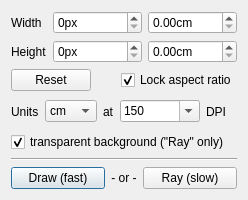
<?xml version="1.0" encoding="UTF-8"?>
<ui version="4.0">
 <class>Form</class>
 <widget class="QWidget" name="Form">
  <property name="geometry">
   <rect>
    <x>0</x>
    <y>0</y>
    <width>248</width>
    <height>200</height>
   </rect>
  </property>
  <property name="windowTitle">
   <string>Form</string>
  </property>
  <layout class="QVBoxLayout" name="verticalLayout_3">
   <item>
    <widget class="QStackedWidget" name="stack">
     <property name="sizePolicy">
      <sizepolicy hsizetype="Expanding" vsizetype="Expanding">
       <horstretch>0</horstretch>
       <verstretch>0</verstretch>
      </sizepolicy>
     </property>
     <property name="frameShadow">
      <enum>QFrame::Plain</enum>
     </property>
     <property name="currentIndex">
      <number>0</number>
     </property>
     <widget class="QWidget" name="page_1">
      <layout class="QVBoxLayout" name="verticalLayout">
       <property name="margin">
        <number>0</number>
       </property>
       <item>
        <layout class="QGridLayout" name="gridLayout">
         <item row="0" column="0">
          <widget class="QLabel" name="label">
           <property name="text">
            <string>Width</string>
           </property>
           <property name="buddy">
            <cstring>input_width</cstring>
           </property>
          </widget>
         </item>
         <item row="1" column="0">
          <widget class="QLabel" name="label_2">
           <property name="text">
            <string>Height</string>
           </property>
           <property name="buddy">
            <cstring>input_height</cstring>
           </property>
          </widget>
         </item>
         <item row="1" column="2">
          <widget class="QDoubleSpinBox" name="input_height_units">
           <property name="sizePolicy">
            <sizepolicy hsizetype="Expanding" vsizetype="Fixed">
             <horstretch>0</horstretch>
             <verstretch>0</verstretch>
            </sizepolicy>
           </property>
           <property name="suffix">
            <string notr="true">cm</string>
           </property>
           <property name="maximum">
            <double>999.000000000000000</double>
           </property>
          </widget>
         </item>
         <item row="0" column="2">
          <widget class="QDoubleSpinBox" name="input_width_units">
           <property name="sizePolicy">
            <sizepolicy hsizetype="Expanding" vsizetype="Fixed">
             <horstretch>0</horstretch>
             <verstretch>0</verstretch>
            </sizepolicy>
           </property>
           <property name="suffix">
            <string notr="true">cm</string>
           </property>
           <property name="maximum">
            <double>999.000000000000000</double>
           </property>
          </widget>
         </item>
         <item row="0" column="1">
          <widget class="QSpinBox" name="input_width">
           <property name="sizePolicy">
            <sizepolicy hsizetype="Expanding" vsizetype="Fixed">
             <horstretch>0</horstretch>
             <verstretch>0</verstretch>
            </sizepolicy>
           </property>
           <property name="suffix">
            <string notr="true">px</string>
           </property>
           <property name="maximum">
            <number>99999</number>
           </property>
          </widget>
         </item>
         <item row="1" column="1">
          <widget class="QSpinBox" name="input_height">
           <property name="sizePolicy">
            <sizepolicy hsizetype="Expanding" vsizetype="Fixed">
             <horstretch>0</horstretch>
             <verstretch>0</verstretch>
            </sizepolicy>
           </property>
           <property name="suffix">
            <string notr="true">px</string>
           </property>
           <property name="maximum">
            <number>99999</number>
           </property>
          </widget>
         </item>
        </layout>
       </item>
       <item>
        <layout class="QHBoxLayout" name="horizontalLayout_2">
         <item>
          <widget class="QPushButton" name="button_current">
           <property name="toolTip">
            <string>Use current viewport size</string>
           </property>
           <property name="text">
            <string>Reset</string>
           </property>
          </widget>
         </item>
         <item>
          <spacer name="horizontalSpacer_3">
           <property name="orientation">
            <enum>Qt::Horizontal</enum>
           </property>
           <property name="sizeHint" stdset="0">
            <size>
             <width>40</width>
             <height>20</height>
            </size>
           </property>
          </spacer>
         </item>
         <item>
          <widget class="QCheckBox" name="button_lock">
           <property name="text">
            <string>Lock aspect ratio</string>
           </property>
           <property name="checked">
            <bool>true</bool>
           </property>
          </widget>
         </item>
        </layout>
       </item>
       <item>
        <layout class="QHBoxLayout" name="horizontalLayout">
         <item>
          <widget class="QLabel" name="label_5">
           <property name="text">
            <string>Units</string>
           </property>
           <property name="buddy">
            <cstring>input_units</cstring>
           </property>
          </widget>
         </item>
         <item>
          <widget class="QComboBox" name="input_units">
           <item>
            <property name="text">
             <string>cm</string>
            </property>
           </item>
           <item>
            <property name="text">
             <string>inch</string>
            </property>
           </item>
          </widget>
         </item>
         <item>
          <widget class="QLabel" name="label_3">
           <property name="text">
            <string>at</string>
           </property>
          </widget>
         </item>
         <item>
          <widget class="QComboBox" name="input_dpi">
           <property name="sizePolicy">
            <sizepolicy hsizetype="Preferred" vsizetype="Fixed">
             <horstretch>0</horstretch>
             <verstretch>0</verstretch>
            </sizepolicy>
           </property>
           <property name="minimumSize">
            <size>
             <width>80</width>
             <height>0</height>
            </size>
           </property>
           <property name="editable">
            <bool>true</bool>
           </property>
           <property name="currentIndex">
            <number>1</number>
           </property>
           <item>
            <property name="text">
             <string>300</string>
            </property>
           </item>
           <item>
            <property name="text">
             <string>150</string>
            </property>
           </item>
           <item>
            <property name="text">
             <string>90</string>
            </property>
           </item>
          </widget>
         </item>
         <item>
          <widget class="QLabel" name="label_4">
           <property name="toolTip">
            <string>Dots per Inch</string>
           </property>
           <property name="text">
            <string>DPI</string>
           </property>
          </widget>
         </item>
         <item>
          <spacer name="horizontalSpacer">
           <property name="orientation">
            <enum>Qt::Horizontal</enum>
           </property>
           <property name="sizeHint" stdset="0">
            <size>
             <width>40</width>
             <height>20</height>
            </size>
           </property>
          </spacer>
         </item>
        </layout>
       </item>
       <item>
        <widget class="QCheckBox" name="input_transparent">
         <property name="text">
          <string>transparent background (&quot;Ray&quot; only)</string>
         </property>
         <property name="checked">
          <bool>true</bool>
         </property>
        </widget>
       </item>
       <item>
        <widget class="Line" name="line_2">
         <property name="orientation">
          <enum>Qt::Horizontal</enum>
         </property>
        </widget>
       </item>
       <item>
        <layout class="QHBoxLayout" name="horizontalLayout_3">
         <item>
          <widget class="QPushButton" name="button_draw">
           <property name="sizePolicy">
            <sizepolicy hsizetype="Expanding" vsizetype="Fixed">
             <horstretch>0</horstretch>
             <verstretch>0</verstretch>
            </sizepolicy>
           </property>
           <property name="toolTip">
            <string>Use fast on-screen rendering</string>
           </property>
           <property name="text">
            <string>Draw (fast)</string>
           </property>
           <property name="default">
            <bool>true</bool>
           </property>
          </widget>
         </item>
         <item>
          <widget class="QLabel" name="label_6">
           <property name="text">
            <string>- or -</string>
           </property>
           <property name="alignment">
            <set>Qt::AlignCenter</set>
           </property>
          </widget>
         </item>
         <item>
          <widget class="QPushButton" name="button_ray">
           <property name="sizePolicy">
            <sizepolicy hsizetype="Expanding" vsizetype="Fixed">
             <horstretch>0</horstretch>
             <verstretch>0</verstretch>
            </sizepolicy>
           </property>
           <property name="toolTip">
            <string>Use high-quality ray-tracing.
Supports optimal multi-layer
transparency, shadows, and
alpha-channel background.</string>
           </property>
           <property name="text">
            <string>Ray (slow)</string>
           </property>
           <property name="default">
            <bool>false</bool>
           </property>
          </widget>
         </item>
        </layout>
       </item>
      </layout>
     </widget>
     <widget class="QWidget" name="page_2">
      <layout class="QVBoxLayout" name="verticalLayout_2">
       <property name="margin">
        <number>0</number>
       </property>
       <item>
        <spacer name="verticalSpacer">
         <property name="orientation">
          <enum>Qt::Vertical</enum>
         </property>
         <property name="sizeHint" stdset="0">
          <size>
           <width>20</width>
           <height>42</height>
          </size>
         </property>
        </spacer>
       </item>
       <item>
        <widget class="QPushButton" name="button_save">
         <property name="text">
          <string>Save Image to File</string>
         </property>
        </widget>
       </item>
       <item>
        <widget class="QPushButton" name="button_clip">
         <property name="text">
          <string>Copy Image to Clipboard</string>
         </property>
        </widget>
       </item>
       <item>
        <spacer name="verticalSpacer_3">
         <property name="orientation">
          <enum>Qt::Vertical</enum>
         </property>
         <property name="sizeHint" stdset="0">
          <size>
           <width>20</width>
           <height>42</height>
          </size>
         </property>
        </spacer>
       </item>
       <item>
        <layout class="QHBoxLayout" name="horizontalLayout_4">
         <item>
          <widget class="QPushButton" name="button_back">
           <property name="text">
            <string>&lt; Back</string>
           </property>
          </widget>
         </item>
         <item>
          <spacer name="horizontalSpacer_2">
           <property name="orientation">
            <enum>Qt::Horizontal</enum>
           </property>
           <property name="sizeHint" stdset="0">
            <size>
             <width>40</width>
             <height>20</height>
            </size>
           </property>
          </spacer>
         </item>
        </layout>
       </item>
      </layout>
     </widget>
    </widget>
   </item>
  </layout>
 </widget>
 <tabstops>
  <tabstop>input_width</tabstop>
  <tabstop>input_width_units</tabstop>
  <tabstop>input_height</tabstop>
  <tabstop>input_height_units</tabstop>
  <tabstop>button_current</tabstop>
  <tabstop>button_lock</tabstop>
  <tabstop>input_units</tabstop>
  <tabstop>input_dpi</tabstop>
  <tabstop>input_transparent</tabstop>
  <tabstop>button_draw</tabstop>
  <tabstop>button_ray</tabstop>
  <tabstop>button_save</tabstop>
  <tabstop>button_clip</tabstop>
  <tabstop>button_back</tabstop>
 </tabstops>
 <resources/>
 <connections/>
</ui>
